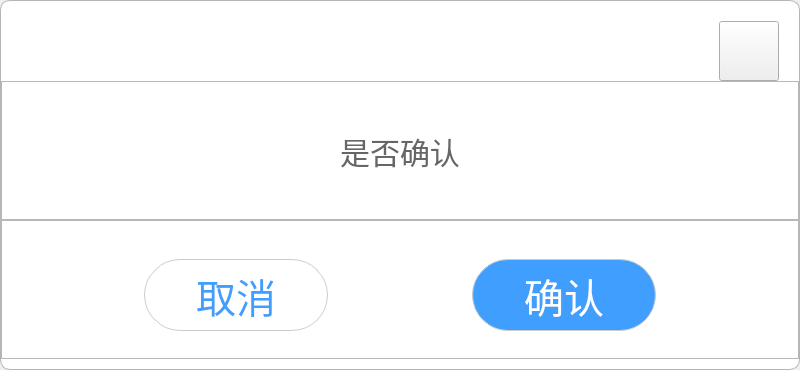
<?xml version="1.0" encoding="UTF-8"?>
<ui version="4.0">
 <class>CConfirmBox</class>
 <widget class="QDialog" name="CConfirmBox">
  <property name="geometry">
   <rect>
    <x>0</x>
    <y>0</y>
    <width>800</width>
    <height>370</height>
   </rect>
  </property>
  <property name="minimumSize">
   <size>
    <width>800</width>
    <height>370</height>
   </size>
  </property>
  <property name="windowTitle">
   <string>Dialog</string>
  </property>
  <property name="styleSheet">
   <string notr="true">QFrame#mainFrame
{
	background:rgba(255,255,255,1);
	border:1px solid rgba(181,181,181,1);
	border-radius:10px;
}</string>
  </property>
  <layout class="QHBoxLayout" name="horizontalLayout_2">
   <property name="spacing">
    <number>0</number>
   </property>
   <property name="leftMargin">
    <number>0</number>
   </property>
   <property name="topMargin">
    <number>0</number>
   </property>
   <property name="rightMargin">
    <number>0</number>
   </property>
   <property name="bottomMargin">
    <number>0</number>
   </property>
   <item>
    <widget class="QFrame" name="mainFrame">
     <property name="styleSheet">
      <string notr="true"/>
     </property>
     <property name="frameShape">
      <enum>QFrame::StyledPanel</enum>
     </property>
     <property name="frameShadow">
      <enum>QFrame::Raised</enum>
     </property>
     <layout class="QVBoxLayout" name="verticalLayout">
      <property name="spacing">
       <number>0</number>
      </property>
      <property name="leftMargin">
       <number>0</number>
      </property>
      <property name="topMargin">
       <number>0</number>
      </property>
      <property name="rightMargin">
       <number>0</number>
      </property>
      <property name="bottomMargin">
       <number>10</number>
      </property>
      <item>
       <layout class="QHBoxLayout" name="horizontalLayout">
        <property name="topMargin">
         <number>20</number>
        </property>
        <property name="rightMargin">
         <number>20</number>
        </property>
        <item>
         <spacer name="horizontalSpacer">
          <property name="orientation">
           <enum>Qt::Horizontal</enum>
          </property>
          <property name="sizeHint" stdset="0">
           <size>
            <width>40</width>
            <height>20</height>
           </size>
          </property>
         </spacer>
        </item>
        <item>
         <widget class="QPushButton" name="btn_close">
          <property name="minimumSize">
           <size>
            <width>60</width>
            <height>60</height>
           </size>
          </property>
          <property name="maximumSize">
           <size>
            <width>60</width>
            <height>60</height>
           </size>
          </property>
          <property name="focusPolicy">
           <enum>Qt::NoFocus</enum>
          </property>
          <property name="styleSheet">
           <string notr="true">QPushButton
{
	border-image: url(:/close4.png);
}
QPushButton:pressed:hover
{
	border:2px solid red;
}
QPushButton:hover
{
	border:2px solid red;
}</string>
          </property>
          <property name="text">
           <string/>
          </property>
          <property name="iconSize">
           <size>
            <width>60</width>
            <height>60</height>
           </size>
          </property>
         </widget>
        </item>
       </layout>
      </item>
      <item>
       <widget class="QFrame" name="frame_2">
        <property name="frameShape">
         <enum>QFrame::StyledPanel</enum>
        </property>
        <property name="frameShadow">
         <enum>QFrame::Raised</enum>
        </property>
        <layout class="QHBoxLayout" name="horizontalLayout_4">
         <property name="spacing">
          <number>0</number>
         </property>
         <property name="leftMargin">
          <number>10</number>
         </property>
         <property name="topMargin">
          <number>0</number>
         </property>
         <property name="rightMargin">
          <number>10</number>
         </property>
         <property name="bottomMargin">
          <number>0</number>
         </property>
         <item>
          <widget class="QLabel" name="content">
           <property name="styleSheet">
            <string notr="true">QLabel
{
	background:transparent;
	font-size:30px;
	font-family:Microsoft YaHei;
	font-weight:400;
	color:rgba(102,102,102,1);
	line-height:20px;
}</string>
           </property>
           <property name="text">
            <string>是否确认</string>
           </property>
           <property name="alignment">
            <set>Qt::AlignCenter</set>
           </property>
          </widget>
         </item>
        </layout>
       </widget>
      </item>
      <item>
       <widget class="QFrame" name="frame">
        <property name="frameShape">
         <enum>QFrame::StyledPanel</enum>
        </property>
        <property name="frameShadow">
         <enum>QFrame::Raised</enum>
        </property>
        <layout class="QHBoxLayout" name="horizontalLayout_3">
         <property name="spacing">
          <number>10</number>
         </property>
         <property name="topMargin">
          <number>20</number>
         </property>
         <item>
          <spacer name="horizontalSpacer_2">
           <property name="orientation">
            <enum>Qt::Horizontal</enum>
           </property>
           <property name="sizeHint" stdset="0">
            <size>
             <width>55</width>
             <height>20</height>
            </size>
           </property>
          </spacer>
         </item>
         <item>
          <widget class="QPushButton" name="btn_cancel">
           <property name="minimumSize">
            <size>
             <width>184</width>
             <height>72</height>
            </size>
           </property>
           <property name="focusPolicy">
            <enum>Qt::NoFocus</enum>
           </property>
           <property name="styleSheet">
            <string notr="true">QPushButton
{
	border:1px solid rgba(204,204,204,1);
	border-radius:36px;
	font-size:40px;
	font-family:Microsoft YaHei;
	color:rgba(64,158,255,1);
	outline:0px;
}
QPushButton:pressed
{
	border:1px solid rgba(204,204,204,1);
	background:rgba(64,158,255,1);
	color:white;
}
QPushButton:hover
{
	border:1px solid rgba(175,175,175,1);
	background:rgba(64,158,255,1);
	color:white;
}

</string>
           </property>
           <property name="text">
            <string>取消</string>
           </property>
          </widget>
         </item>
         <item>
          <spacer name="horizontalSpacer_3">
           <property name="orientation">
            <enum>Qt::Horizontal</enum>
           </property>
           <property name="sizeHint" stdset="0">
            <size>
             <width>56</width>
             <height>20</height>
            </size>
           </property>
          </spacer>
         </item>
         <item>
          <widget class="QPushButton" name="btn_ok">
           <property name="minimumSize">
            <size>
             <width>184</width>
             <height>72</height>
            </size>
           </property>
           <property name="focusPolicy">
            <enum>Qt::NoFocus</enum>
           </property>
           <property name="styleSheet">
            <string notr="true">QPushButton
{
	background:rgba(64,158,255,1);
	color:white;
	border:1px solid rgba(204,204,204,1);
	border-radius:36px;
	font-size:40px;
	font-family:Microsoft YaHei;
}
QPushButton:pressed
{
	background:rgba(70,170,220,1);
	border:4px solid transparent;
}
QPushButton:hover
{
	border:4px solid transparent;
	background:rgba(44,148,225,1);
}</string>
           </property>
           <property name="text">
            <string>确认</string>
           </property>
          </widget>
         </item>
         <item>
          <spacer name="horizontalSpacer_4">
           <property name="orientation">
            <enum>Qt::Horizontal</enum>
           </property>
           <property name="sizeHint" stdset="0">
            <size>
             <width>55</width>
             <height>20</height>
            </size>
           </property>
          </spacer>
         </item>
        </layout>
       </widget>
      </item>
     </layout>
    </widget>
   </item>
  </layout>
 </widget>
 <resources>
  <include location="../../image/image.qrc"/>
 </resources>
 <connections>
  <connection>
   <sender>btn_ok</sender>
   <signal>clicked()</signal>
   <receiver>CConfirmBox</receiver>
   <slot>accept()</slot>
   <hints>
    <hint type="sourcelabel">
     <x>293</x>
     <y>105</y>
    </hint>
    <hint type="destinationlabel">
     <x>211</x>
     <y>71</y>
    </hint>
   </hints>
  </connection>
  <connection>
   <sender>btn_cancel</sender>
   <signal>clicked()</signal>
   <receiver>CConfirmBox</receiver>
   <slot>reject()</slot>
   <hints>
    <hint type="sourcelabel">
     <x>128</x>
     <y>105</y>
    </hint>
    <hint type="destinationlabel">
     <x>211</x>
     <y>71</y>
    </hint>
   </hints>
  </connection>
  <connection>
   <sender>btn_close</sender>
   <signal>clicked()</signal>
   <receiver>CConfirmBox</receiver>
   <slot>reject()</slot>
   <hints>
    <hint type="sourcelabel">
     <x>402</x>
     <y>23</y>
    </hint>
    <hint type="destinationlabel">
     <x>211</x>
     <y>71</y>
    </hint>
   </hints>
  </connection>
 </connections>
</ui>
